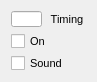
  <widget class="QWidget" name="layoutWidget">
   <property name="geometry">
    <rect>
     <x>510</x>
     <y>270</y>
     <width>79</width>
     <height>64</height>
    </rect>
   </property>
   <layout class="QVBoxLayout" name="verticalLayout_29">
    <item>
     <layout class="QHBoxLayout" name="horizontalLayout_11">
      <item>
       <widget class="QLineEdit" name="unit1UniselTimingLineEdit_3">
        <property name="sizePolicy">
         <sizepolicy hsizetype="Fixed" vsizetype="Fixed">
          <horstretch>0</horstretch>
          <verstretch>0</verstretch>
         </sizepolicy>
        </property>
        <property name="minimumSize">
         <size>
          <width>31</width>
          <height>16</height>
         </size>
        </property>
        <property name="maximumSize">
         <size>
          <width>31</width>
          <height>16</height>
         </size>
        </property>
        <property name="font">
         <font>
          <pointsize>8</pointsize>
         </font>
        </property>
       </widget>
      </item>
      <item>
       <widget class="QLabel" name="label_26">
        <property name="sizePolicy">
         <sizepolicy hsizetype="Fixed" vsizetype="Preferred">
          <horstretch>0</horstretch>
          <verstretch>0</verstretch>
         </sizepolicy>
        </property>
        <property name="minimumSize">
         <size>
          <width>38</width>
          <height>16</height>
         </size>
        </property>
        <property name="maximumSize">
         <size>
          <width>38</width>
          <height>16</height>
         </size>
        </property>
        <property name="font">
         <font>
          <pointsize>8</pointsize>
         </font>
        </property>
        <property name="text">
         <string>Timing</string>
        </property>
        <property name="alignment">
         <set>Qt::AlignCenter</set>
        </property>
       </widget>
      </item>
     </layout>
    </item>
    <item>
     <widget class="QCheckBox" name="unit1UniselOnCheckBox_3">
      <property name="sizePolicy">
       <sizepolicy hsizetype="Fixed" vsizetype="Fixed">
        <horstretch>0</horstretch>
        <verstretch>0</verstretch>
       </sizepolicy>
      </property>
      <property name="minimumSize">
       <size>
        <width>40</width>
        <height>16</height>
       </size>
      </property>
      <property name="maximumSize">
       <size>
        <width>40</width>
        <height>16</height>
       </size>
      </property>
      <property name="font">
       <font>
        <pointsize>8</pointsize>
       </font>
      </property>
      <property name="text">
       <string>On</string>
      </property>
     </widget>
    </item>
    <item>
     <widget class="QCheckBox" name="unit1UniselSoundCheckBox_3">
      <property name="sizePolicy">
       <sizepolicy hsizetype="Fixed" vsizetype="Fixed">
        <horstretch>0</horstretch>
        <verstretch>0</verstretch>
       </sizepolicy>
      </property>
      <property name="minimumSize">
       <size>
        <width>60</width>
        <height>16</height>
       </size>
      </property>
      <property name="maximumSize">
       <size>
        <width>60</width>
        <height>16</height>
       </size>
      </property>
      <property name="font">
       <font>
        <pointsize>8</pointsize>
       </font>
      </property>
      <property name="text">
       <string>Sound</string>
      </property>
     </widget>
    </item>
   </layout>
  </widget>
